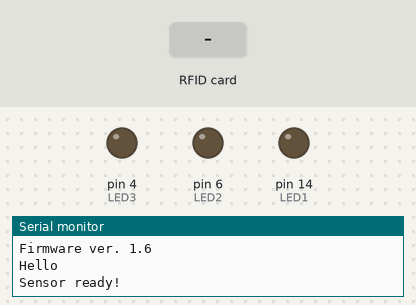
Simulated run of this sketch. Board: Arduino Leonardo, built with avr-gcc and run on an emulated ATmega32U4. On the bench: output pins drawn as LEDs (lit = HIGH), the last lines printed to the serial monitor. Dashed ring = blinking. Inputs (shaded band) come from the test bench.

Above: at 1.2 s.
1.3 s: RFID card B9 C3 0D F4 held to the reader
At 1.9 s:
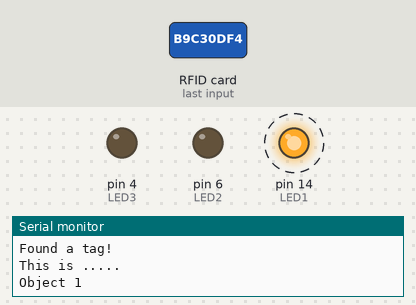
Timing chart, 0 to 7.8 s (numbered marks = the images above; inputs shaded):
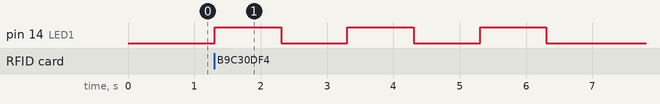

The sketch:

RFID.ino
```cpp
//this is using I2C communication
#include <Wire.h>
#include <SPI.h>
#include <Adafruit_PN532.h>


// If using the breakout or shield with I2C, define just the pins connected
// to the IRQ and reset lines.  Use the values below (2, 3) for the shield!
//use J11 on the PCB
#define PN532_IRQ   (17)
#define PN532_RESET (9)  // Not connected by default on the NFC Shield
int LED1 = 14;    //Green LED
int LED2 = 6;    //Yellow LED
int LED3 = 4;    //Red LED


// Or use this line for a breakout or shield with an I2C connection:
Adafruit_PN532 nfc(PN532_IRQ, PN532_RESET);

//#if defined(ARDUINO_ARCH_SAMD)
// for Zero, output on USB Serial console, remove line below if using programming port to program the Zero!
// also change #define in Adafruit_PN532.cpp library file
//   #define Serial SerialUSB
//   #endif

// Ultrasonic Initialization
// defines pins numbers
//const int trigPin = 9;
//const int echoPin = 10;
// const int LED = 7;
// defines variables
//long duration;
//int distance;


void setup() {

  // Ultrasonic
//  pinMode(trigPin, OUTPUT); // Sets the trigPin as an Output
//  pinMode(echoPin, INPUT); // Sets the echoPin as an Input
  pinMode(LED1,OUTPUT);
  pinMode(LED2, OUTPUT);
  pinMode(LED3, OUTPUT);

  // RFID
//  #ifndef ESP8266
//    while (!Serial); // for Leonardo/Micro/Zero
//  #endif

  Serial.begin(9600);

  nfc.begin();

 uint32_t versiondata = nfc.getFirmwareVersion();
  if (! versiondata) {
    Serial.print("Didn't find PN53x board");
    while (1); // halt
  }

  // Got ok data, print it out!
  Serial.print("Found chip PN5"); Serial.println((versiondata>>24) & 0xFF, HEX);
  Serial.print("Firmware ver. "); Serial.print((versiondata>>16) & 0xFF, DEC);
  Serial.print('.'); Serial.println((versiondata>>8) & 0xFF, DEC);

  // Set the max number of retry attempts to read from a card
  // This prevents us from waiting forever for a card, which is
  // the default behaviour of the PN532.
  nfc.setPassiveActivationRetries(0xFF);

  // configure board to read RFID tags
  nfc.SAMConfig();

  // Serial.println("Show us your card!");

}

void loop() {
  // RFID
  Serial.println("Hello");
  boolean detector;
  uint8_t uid[] = { 0, 0, 0, 0, 0, 0, 0 };  // Buffer to store the returned UID from tag

  uint8_t obj1[] = {0xB9, 0xC3, 0xD, 0xF4}; //Green Tower
  uint8_t obj2[] = {0xB9, 0x12, 0xD, 0xF4}; //Yellow Tower
  uint8_t obj3[] = {0xC9, 0x82, 0xC, 0xF4};  //Red Tower
  uint8_t uidLength;

Serial.println("Sensor ready!");
// Ultrasonic
  /*
//  // Clears the trigPin
//  digitalWrite(trigPin, LOW);
//  delayMicroseconds(2);
//// Sets the trigPin on HIGH state for 10 micro seconds
//  digitalWrite(trigPin, HIGH);
//  delayMicroseconds(10);
//  digitalWrite(trigPin, LOW);
//// Reads the echoPin, returns the sound wave travel time in microseconds
//  duration = pulseIn(echoPin, HIGH);
//// Calculating the distance
//  distance= duration*0.034/2;
//  Serial.print("Distance: ");
//  Serial.println(distance);


  if(distance<=20){
   //flash the light a bunch of time to indicate that an object is close
    for(int8_t x=0; x>=-20; x--){

      delay(100);
      delay(100);
    }

    delay(100);
   // Serial.println("Object detected!");
    // Serial.println("Moving closer....");

    while(distance>=2){

      distance = (pulseIn(echoPin, HIGH))*0.034/2;
      Serial.print("Distance: ");
      Serial.println(distance);
      reading the tags*/
      detector = nfc.readPassiveTargetID(PN532_MIFARE_ISO14443A, &uid[0], &uidLength);
      Serial.println(detector);

//      if(detector){
//        break;
//      }
   // } // while loop closed

    if(detector){
      Serial.println("Found a tag!");

      Serial.println("This is .....");
      if(memcmp(obj1, uid, 4) == 0){
        Serial.println("Object 1");
        LED_Blink_3(LED1);
        delay(1000);
      }

      else if (memcmp(obj2, uid, 4) == 0){
        Serial.println("Object 2");
        LED_Blink_3(LED2);
        delay(1000);
      }

      else if(memcmp(obj3, uid, 4) == 0){
        Serial.println("Object 3");
        LED_Blink_3(LED3);
        delay(1000);
      }

      else{
        Serial.println("Not in database");
        delay(1000);
      }

      delay(1000);

    }
    else{
      Serial.println("No Objects in Range");
    }
  }

 void LED_Blink_3(int LED){
    int counter = 3;
    while (counter>0,counter--){
    digitalWrite(LED, HIGH);
    delay(1000);
    digitalWrite(LED,LOW);
    delay(1000);
    }
  }
```

Measured:
- after the input at 1.3 s, pin 14 (LED1): alternates HIGH for 1.0 s and LOW for 1.0 s, 6 changes in all, then stays LOW, starting at once
